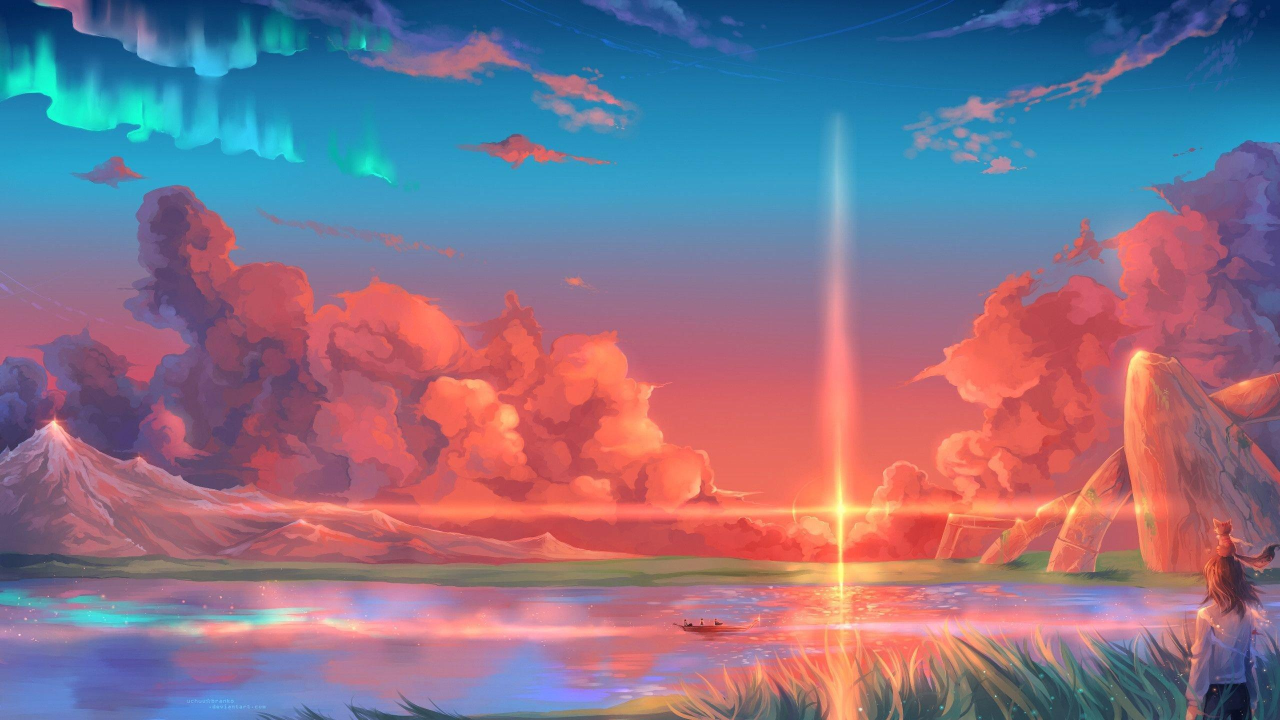
#> input picture bright_river.jpg, 2560 x 1440 px (shown at 1/2 size)
$ python try.py
#> lines starting #> are read from the running program, lines starting #| are printed output that depends on the picture
# Importing all important library

import cv2
import pandas as pd

# Reading the txt file Present in the current director
# And converting into a DataFrame
# Since our txt has no header , so Header = None

index = ['names_', 'names', 'hex_code', 'R', 'G', 'B']
df = pd.read_csv('clo.txt', delimiter=',', header=None, names=index)
#> (reads clo.txt from the repository)

# To print the DataFrame use the below Commend by removing the Hashtag
# print(df)

# Now reading the image file present in the same director
# To Change the image for the project , please place the file in the same director as the program file
# And replace the file name and the associated file type

imge = cv2.imread('bright_river.jpg')
#> imge is the input picture: shape (1440, 2560, 3); mean B, G, R 136.6, 114.4, 133
imge = cv2.resize(imge, (640, 640))
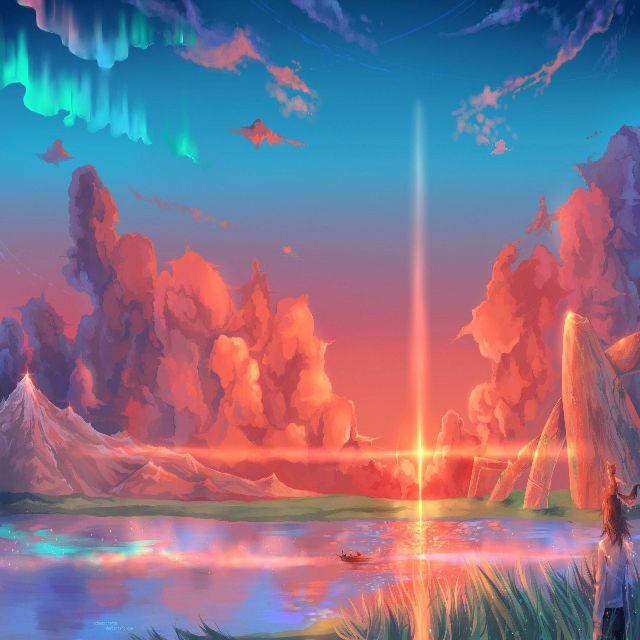
#> imge: shape (640, 640, 3); mean B, G, R 136.6, 114.4, 132.9


# This function is used to Get the colour Name from the Txt / DataFrame that we got Using Pandas
# The Params are :- R value of the image , G value of the image , B value of the image
# The Return type is a String that is the name of the colour
def getColorName(R, G, B):
    minimum = 10000
    cname = 0
    for i in range(len(df)):
        d = abs(R - int(df["R"][i])) + abs(G - int(df["G"][i])) + abs(B - int(df["B"][i]))
        if d <= minimum:
            minimum = d
            cname = df["names"][i]
    return cname


def Mouse_event(event, x, y, flag, params):
    if event == cv2.EVENT_MOUSEMOVE:
        print('Position :- ', x, y)
        b, g, r = imge[y][x]
        print('BGR_value :- ', b, g, r)
        b = int(b)
        g = int(g)
        r = int(r)
        cv2.rectangle(imge, (20, 20), (620, 60), (b, g, r), -1)

        text = getColorName(r, g, b) + '->' + " R: " + str(r) + " G: " + str(g) + " B: " + str(b)
        print(text)

        cv2.putText(imge, text, (50, 50), cv2.FONT_HERSHEY_SIMPLEX, 0.7, (255, 255, 255), 2, cv2.LINE_AA)

        if int(r) + int(g) + int(b) >= 550:
            cv2.putText(imge, text, (50, 50), cv2.FONT_HERSHEY_SIMPLEX, 0.7, (0, 0, 0), 2, cv2.LINE_AA)

        cv2.imshow('img', imge)


# Now We show the image for the first time we use the below codes
cv2.imshow('img', imge)
cv2.setWindowTitle('img', 'Colour Detection using Pandas & OpenCV - by Srivatsa Cool')
# For setting our mouse Events we use cv2.setMouseCallback
cv2.setMouseCallback("img", Mouse_event)
# For the Waiting time we use cv2.WaitKey
# it can have any particular values which denotes milliseconds
cv2.waitKey()
cv2.destroyAllWindows()
